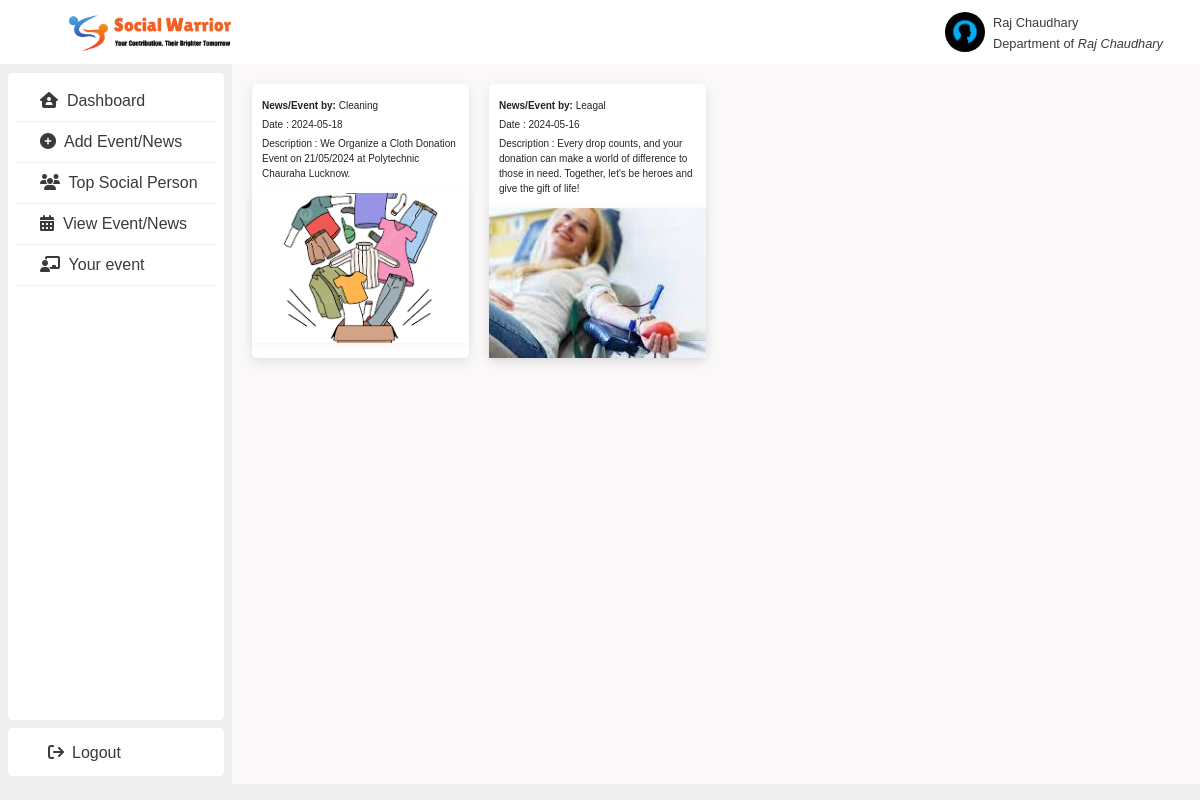
Page /servent-event/ (signed in) on the committed database.
### publicapp/models.py (models this page shows)
class Profile(models.Model):
    user=models.ForeignKey(User,on_delete=models.CASCADE,blank=True,null=True)
    contact_no=models.IntegerField()
    full_name=models.CharField(max_length=50)
    dob = models.CharField(max_length=100,blank=True)
    city=models.CharField(max_length=200)
    state=models.CharField(max_length=200)
    pin_code=models.CharField(max_length=100)
    followers=models.ManyToManyField(User,related_name='followers',blank=True)
    followings =models.ManyToManyField(User,related_name='followings',blank=True)
    profile_picture = models.ImageField(upload_to='profilepics',blank=True)

### serventapp/models.py (models this page shows)
class Event(models.Model):
    e_id=models.AutoField(primary_key=True)
    department=models.ForeignKey(Profile,on_delete=models.CASCADE,blank=True,null=True)
    image = models.ImageField(upload_to='event_news',blank=True)
    description = models.CharField(max_length=300)
    date = models.CharField(max_length=50)

### serventapp/views.py (the view)
# urls.py: path('servent-event/',views.event,name='event'),
def event(request):
    current_user = request.session['email']
    current_user_details = Profile.objects.get(user=current_user)
    event = Event.objects.all().order_by('-date')
    return render(request,'servent/pages/event.html',locals())

### serventapp/templates/servent/pages/event.html (shortened to what this page needs)
{% extends 'serventparent.html' %}
{% load static %}
{%block content%}
<div class="new-card">
   {% for e in event %}
   <div class="card-main">
      <div class="card-top">
         <div class="card-title">
            <p><span style="font-weight: bold;">News/Event by:</span> {{e.department.full_name}}</p>
            <p>Date : {{e.date}}</p>
            <p>Description : {{e.description}}</p>
         </div>
      </div>
      <div class="card-img-main">
         {% if e.image %}
            <img src="{{e.image.url}}" alt="" />
         {% else %}
            <img  src="{% static 'img/post.jpg' %}" alt="" />
         {% endif %}
      </div>
   </div>
   {% endfor %}
</div>
{% endblock %}

### serventapp/templates/serventparent.html (shortened to what this page needs)
<!DOCTYPE html>
<html lang="en">
<head>
  {% load static %}
  <link rel="stylesheet" href="https://cdnjs.cloudflare.com/ajax/libs/font-awesome/6.4.0/css/all.min.css"
 />
  <link href="https://cdn.jsdelivr.net/npm/bootstrap@5.3.3/dist/css/bootstrap.min.css" rel="stylesheet">
  <link rel="stylesheet" href="{% static 'css/serventstyle.css' %}" />
</head>
<body class="body">
  <header>
    <div class="left">
      <div class="logo">
        <img class="logo-img" src="{% static 'img/slogo.png' %}" alt="" />
      </div>
    </div>
    <div class="right">
      <div class="user-profile">
        {% if current_user_details.profile_picture %}
        <a href=""><img class="profile-img" src="{{ current_user_details.profile_picture.url }}" alt="" /> </a>
        {% else %}
        <a href=""><img class="profile-img" src="{% static 'img/profile.png' %}" alt="" /> </a>
        {% endif %}
        <div class="profile-txt">
          <a href="" class="txt-3">
            <p style="margin-top: 18px;">{{current_user_details.full_name}}</p>
            <p style="margin-top: -15px;">Department of <cite title="Source Title">{{current_user_details.full_name}}</cite></p>
          </a>
        </div>
      </div>
    </div>
  </header>
  <main>
    <div class="publicleft">
      <div class="navleftmiddle">
        <div class=" mt-2 navleftmiddles navdiver">
          <a href="{%url 'serventapp:complain'%}" class="text-decoration-none">
            <span class="txt-2"><i class="fa-solid fa-house-user"></i>&nbsp;</span>
            <span class="txt-2">Dashboard</span>
          </a>
        </div>
        <div class=" navleftmiddles navdiver">
          <a href="{%url 'serventapp:post'%}" class="text-decoration-none">
            <span class="txt-2"><i class=" fa-solid fa-circle-plus"></i>&nbsp;</span>
            <span class="txt-2">Add Event/News</span>
          </a>
        </div>
        <div class=" navleftmiddles navdiver">
          <a href="{%url 'serventapp:rank'%}" class="text-decoration-none">
            <span class="txt-2"><i class="fa-solid fa-users"></i>&nbsp;</span>
            <span class="txt-2">Top Social Person</span>
          </a>
        </div>
        <div class=" navleftmiddles navdiver">
          <a href="{%url 'serventapp:event'%}" class="text-decoration-none">
            <span class="txt-2"><i class="fa-solid fa-calendar-days"></i>&nbsp;</span>
            <span class="txt-2">View Event/News</span>
          </a>
        </div>
        <div class=" navleftmiddles navdiver">
          <a href="{%url 'serventapp:your_event'%}" class="text-decoration-none">
            <span class="txt-2"><i class="fa-solid fa-chalkboard-user"></i>&nbsp;</span>
            <span class="txt-2">Your event</span>
          </a>
        </div>
      </div>
      <div class="navleftbottom navleftmiddles">
        <div style="margin-top: 13px;">
          <a href="#" class="txt-2" data-bs-toggle="modal" data-bs-target="#logoutModal">
            <i class="fa-solid fa-sign-out mx-2 "></i>Logout
          </a>
        </div>
      </div>
    </div>
    <div class="publicmiddle">{% block content %} {% endblock%}</div>
  </main>
</body>
</html>

### static/css/serventstyle.css (style rules this page uses)
:root { --white: #ffffff; --darkgray: #3a3a3a; --gray: #eee; --lightgray: #faf8f8; --green: #ec4c17; --border-radius: 0.25rem; }
* { font-family: "Poppins", sans-serif; margin: 0; padding: 0; }
body { scroll-behavior: smooth; position: relative; height: 100vh; width: 100%; background-color: var(--gray); }
a { text-decoration: none; }
.txt-2 { color: var(--darkgray); font-size: 1rem; font-weight: 400; }
.txt-3 { color: var(--darkgray); font-size: 0.8rem; font-weight: 300; }
header { width: 100%; position: absolute; background-color: var(--white); }
.logo { display: flex; align-items: center; }
.user-profile { display: flex; align-items: center; }
.logo-img { height: 3rem; object-fit: cover; }
.profile-txt { margin: 0rem 0rem 0rem 0.5rem; }
.profile-img { margin-left: 0.5rem; width: 2.5rem; height: 2.5rem; object-fit: cover; border-radius: 100rem; }
main { top: 4rem; position: absolute; display: flex; width: 100%; }
.publicleft { width: 20vw; display: flex; flex-direction: column; align-items: center; }
.navleftmiddle { display: flex; flex-direction: column; flex: 1; margin-top: 9px; width: 18vw; border-radius: var(--border-radius); background-color: var(--white); }
.navleftmiddle div { margin: 0rem 0.5rem 0rem 0.5rem; padding: 0.5rem 0rem 0.5rem 1.5rem; }
.navdiver { border-bottom: 0.5px solid var(--gray); }
.navleftbottom { margin: 0.5rem; width: 18vw; height: 3rem; border-radius: var(--border-radius); background-color: var(--white); }
.navleftbottom div { margin: 1rem 0rem 0rem 2rem; }
.publicmiddle { height: 90vh; width: -webkit-fill-available; overflow: auto; scrollbar-width: none; background-color: var(--lightgray); }
.new-card { display: flex; flex-wrap: wrap; gap: 20px; margin-left: 20px; margin-right: 20px; margin-top: 20px; margin-bottom: 20px; }
.card-main { background-color: #ffffff; width: calc((100% - 60px) / 4); border-radius: 5px; box-shadow: rgba(0, 0, 0, 0.1) 0px 4px 12px; }
.card-top { margin: 10px; align-items: center; }
.card-title { font-size: 10px; }
.card-title p { margin: 0; padding-top: 4px; }
.card-img-main img { margin-top: 2px; object-fit: cover; height: 150px; width: 100%; box-shadow: rgba(99, 99, 99, 0.062) 0px 2px 8px 0px; }
@media (min-width: 786px) { header { display: flex; align-items: center; height: 4rem; } }
@media (min-width: 786px) { header .left, header .right { width: 50%; display: flex; justify-content: space-evenly; } }
header .left { justify-content: space-around; display: flex; }

### rows in the picture
Profile: profile_picture (picture), full_name "Raj Chaudhary"
Event: department.full_name "Cleaning", date "2024-05-18", description "We Organize a Cloth Donation Event on 21/05/2024 at Polytechnic Chauraha Lucknow.", image (picture)
Event: department.full_name "Leagal", date "2024-05-16", description "Every drop counts, and your donation can make a world of difference to those in need. Together, let's be heroes and give the gift of life!", image (picture)
